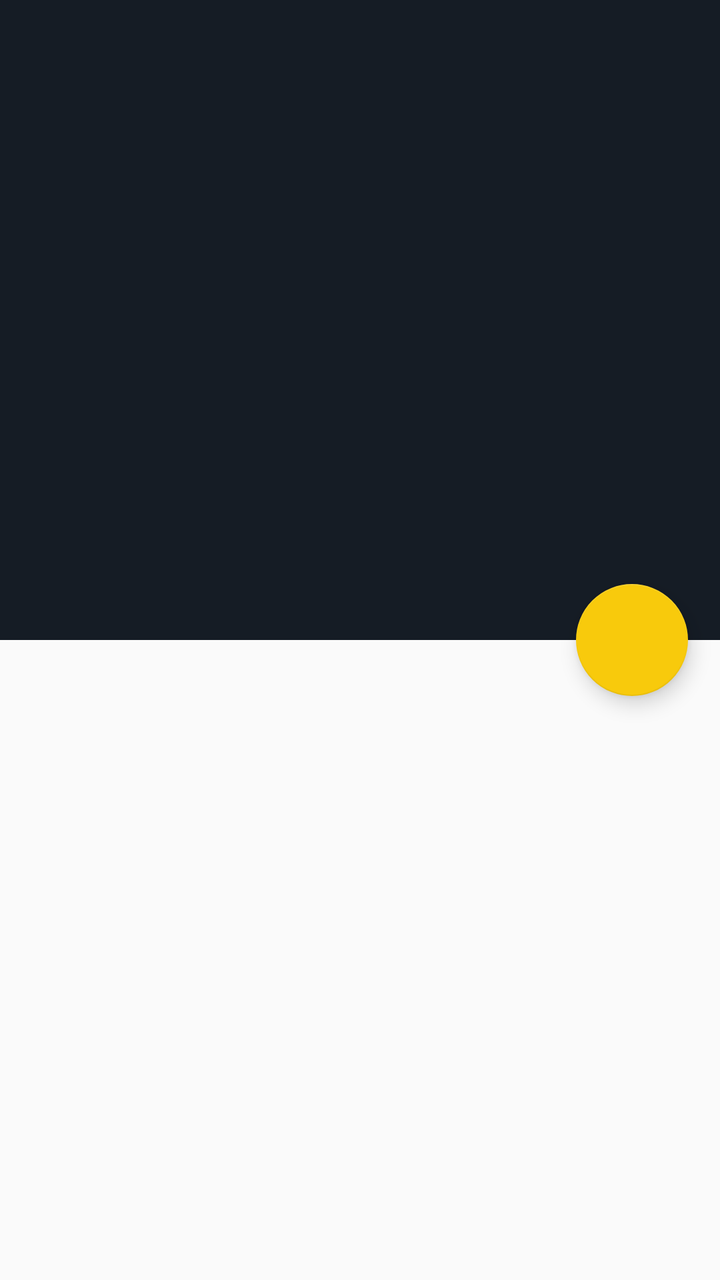
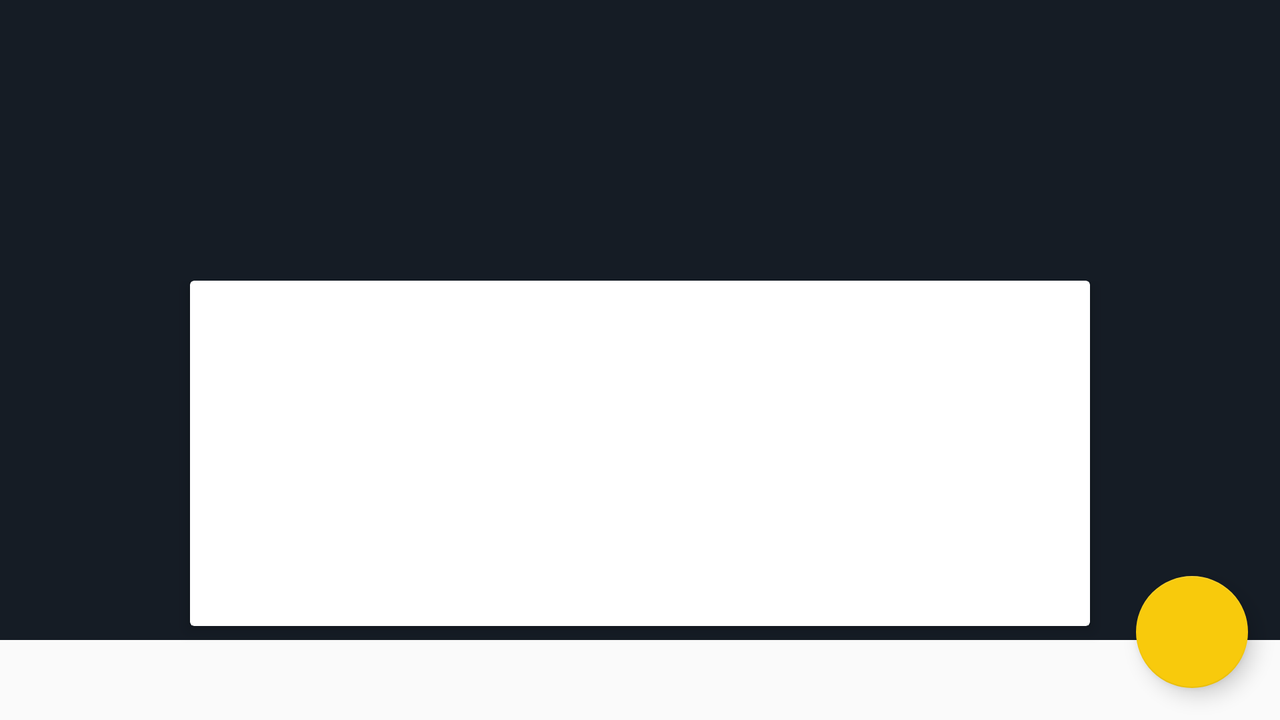

The same Android screen from two of the app's own layout files: first res/layout/ as a phone draws it, then the repository's variant for another configuration, drawn on a device whose configuration selects that folder. Both files follow.
<!-- AndroidManifest.xml: activity theme AppTheme -->
<!-- res/layout/fragment_article_detail.xml -->
<android.support.design.widget.CoordinatorLayout
    xmlns:android="http://schemas.android.com/apk/res/android"
    xmlns:app="http://schemas.android.com/apk/res-auto"
    xmlns:tools="http://schemas.android.com/tools"
    android:id="@+id/draw_insets_frame_layout"

    android:layout_width="match_parent"
    android:layout_height="match_parent"
    >

    <android.support.design.widget.AppBarLayout
        android:id="@+id/appbar"
        android:layout_width="match_parent"
        android:layout_height="@dimen/detail_appbar_height"
        android:theme="@style/AppTheme.AppBarOverlay"
        >

        <android.support.design.widget.CollapsingToolbarLayout
            android:id="@+id/toolbar"
            android:layout_width="match_parent"
            android:layout_height="match_parent"
            app:expandedTitleMarginEnd="64dp"
            app:expandedTitleMarginStart="48dp"
            app:layout_scrollFlags="scroll|exitUntilCollapsed">

            <FrameLayout
                android:id="@+id/photo_container"
                android:layout_width="match_parent"
                android:layout_height="match_parent"
                app:layout_collapseMode="parallax"
                app:layout_scrollFlags="scroll|enterAlways|enterAlwaysCollapsed"
                >

                <ImageView
                    android:id="@+id/thumbnail"
                    android:layout_width="match_parent"
                    android:layout_height="match_parent"
                    android:scaleType="centerCrop"
                    android:fitsSystemWindows="true"
                    android:contentDescription="@string/thumbnail_image_of_article" />

                <View
                    android:layout_width="match_parent"
                    android:layout_height="match_parent"
                    android:background="@drawable/photo_background_protection" />

                <LinearLayout
                    android:id="@+id/infoLayout"
                    android:layout_width="match_parent"
                    android:layout_height="wrap_content"
                    android:layout_gravity="bottom"
                    android:orientation="vertical"
                    android:paddingLeft="@dimen/detail_inner_horiz_margin"
                    android:paddingRight="@dimen/detail_inner_horiz_margin"
                    android:paddingTop="@dimen/detail_metabar_vert_padding"
                    android:padding="@dimen/detail_metabar_vert_padding"
                    android:layout_marginBottom="@dimen/detail_metabar_vert_padding">

                    <TextView
                        android:id="@+id/artTitle"
                        style="?android:attr/textAppearanceLarge"
                        android:layout_width="match_parent"
                        android:layout_height="wrap_content"
                        android:paddingBottom="@dimen/detail_metabar_title_bottom_padding"
                        android:textColor="@color/light_textColor"
                        android:textStyle="bold"
                        android:lineSpacingMultiplier="0.9"
                        />

                    <TextView
                        android:id="@+id/artByline"
                        style="?android:attr/textAppearanceSmall"
                        android:layout_width="wrap_content"
                        android:layout_height="wrap_content"
                        android:textColor="@color/light_textColor" />
                </LinearLayout>

            </FrameLayout>

            <android.support.v7.widget.Toolbar
                android:id="@+id/detail_toolbar"
                android:layout_width="match_parent"
                android:layout_marginTop="12dp"
                android:layout_height="?attr/actionBarSize"
                app:popupTheme="@style/AppTheme.PopupOverlay"
                app:layout_scrollFlags="scroll|enterAlways"
                app:layout_collapseMode="pin"/>

        </android.support.design.widget.CollapsingToolbarLayout>
    </android.support.design.widget.AppBarLayout>

    <android.support.v4.widget.NestedScrollView
        android:id="@+id/scrollView"
        android:layout_width="match_parent"
        android:layout_height="match_parent"
        app:layout_behavior="@string/appbar_scrolling_view_behavior">

        <LinearLayout
            android:id="@+id/details_text_container"
            android:layout_width="match_parent"
            android:layout_height="wrap_content"
            android:orientation="vertical"
            android:transitionGroup="true"
            tools:targetApi="lollipop">

            <TextView
                android:id="@+id/artBody"
                style="?android:attr/textAppearanceMedium"
                android:textColor="@color/dark_textColor"
                android:layout_width="match_parent"
                android:layout_height="wrap_content"
                android:layout_marginLeft="@dimen/activity_horizontal_margin"
                android:layout_marginRight="@dimen/activity_horizontal_margin"
                android:layout_marginBottom="@dimen/activity_vertical_margin"
                android:layout_marginTop="@dimen/activity_vertical_margin"
                android:paddingTop="@dimen/activity_vertical_margin"
                android:autoLink="web"
                android:linksClickable="true"
                android:lineSpacingMultiplier="@fraction/detail_body_line_spacing_multiplier" />
        </LinearLayout>

    </android.support.v4.widget.NestedScrollView>

    <android.support.design.widget.FloatingActionButton
        android:id="@+id/share_fab"
        android:layout_width="wrap_content"
        android:layout_height="wrap_content"
        android:layout_margin="@dimen/fab_margin"
        app:fabSize="normal"
        android:src="@drawable/ic_share"
        android:contentDescription="@string/action_share"
        android:clickable="true"
        app:elevation="@dimen/fab_elevation"
        app:layout_anchor="@id/appbar"
        app:layout_anchorGravity="bottom|end"
        app:pressedTranslationZ="@dimen/fab_press_translation_z"
        android:focusable="true" />

</android.support.design.widget.CoordinatorLayout>
<!-- resources referenced by this layout -->
<resources>
  <color name="dark_textColor">#424242</color>
  <color name="light_textColor">#eeeeee</color>
  <dimen name="activity_horizontal_margin">16dp</dimen>
  <dimen name="activity_vertical_margin">16dp</dimen>
  <dimen name="detail_appbar_height">320dp</dimen>
  <dimen name="detail_inner_horiz_margin">16dp</dimen>
  <dimen name="detail_metabar_title_bottom_padding">4dp</dimen>
  <dimen name="detail_metabar_vert_padding">16dp</dimen>
  <dimen name="fab_elevation">6dp</dimen>
  <dimen name="fab_margin">16dp</dimen>
  <dimen name="fab_press_translation_z">6dp</dimen>
  <string name="action_share">Share</string>
  <string name="thumbnail_image_of_article">Thumbnail Image of Article</string>
  <style name="AppTheme.AppBarOverlay" parent="ThemeOverlay.AppCompat.Dark.ActionBar" />
  <style name="AppTheme.PopupOverlay" parent="ThemeOverlay.AppCompat.Light" />
  <style name="AppTheme" parent="@style/Theme.AppCompat.Light.NoActionBar">
          <item name="colorPrimary">@color/color_primary</item>
          <item name="colorPrimaryDark">@color/color_primary_dark</item>
          <item name="colorAccent">@color/color_accent</item>
      </style>
  <color name="color_primary">#151c25</color>
  <color name="color_primary_dark">#000000</color>
  <color name="color_accent">#f8ca0c</color>
</resources>
<!-- res/layout-land/fragment_article_detail.xml (the repository's variant of the layout above) -->
<!-- drawn on the phone turned sideways -->
<?xml version="1.0" encoding="utf-8"?>
<android.support.design.widget.CoordinatorLayout xmlns:android="http://schemas.android.com/apk/res/android"
    xmlns:app="http://schemas.android.com/apk/res-auto"
    xmlns:tools="http://schemas.android.com/tools"
    android:id="@+id/draw_insets_frame_layout"
    android:layout_width="match_parent"
    android:layout_height="match_parent"
    android:fitsSystemWindows="true">

    <android.support.design.widget.AppBarLayout
        android:id="@+id/parallax_bar"
        android:layout_width="match_parent"
        android:layout_height="@dimen/detail_appbar_height"
        android:fitsSystemWindows="true"
        android:theme="@style/AppTheme.AppBarOverlay"
        tools:ignore="InconsistentLayout">

        <android.support.design.widget.CollapsingToolbarLayout
            android:id="@+id/toolbar"
            android:layout_width="match_parent"
            android:layout_height="match_parent"
            android:fitsSystemWindows="true"
            app:expandedTitleMarginEnd="64dp"
            app:expandedTitleMarginStart="48dp"
            app:layout_scrollFlags="scroll|exitUntilCollapsed">

            <FrameLayout
                android:id="@+id/photo_container"
                android:layout_width="match_parent"
                android:layout_height="match_parent"
                app:layout_collapseMode="parallax"
                app:layout_scrollFlags="scroll|enterAlways|enterAlwaysCollapsed">

                <ImageView
                    android:id="@+id/thumbnail"
                    android:layout_width="match_parent"
                    android:layout_height="match_parent"
                    android:contentDescription="@string/thumbnail_image_of_article"
                    android:fitsSystemWindows="true"
                    android:scaleType="centerCrop"
                    app:layout_collapseMode="parallax" />


                <View
                    android:layout_width="match_parent"
                    android:layout_height="match_parent"
                    android:background="@drawable/photo_background_protection" />

            </FrameLayout>

            <android.support.v7.widget.Toolbar
                android:id="@+id/detail_toolbar"
                android:layout_width="match_parent"
                android:layout_height="?attr/actionBarSize"
                android:layout_marginTop="12dp"

                app:layout_collapseMode="pin"
                app:layout_scrollFlags="scroll|enterAlways"
                app:popupTheme="@style/AppTheme.PopupOverlay" />

        </android.support.design.widget.CollapsingToolbarLayout>
    </android.support.design.widget.AppBarLayout>

    <android.support.v4.widget.NestedScrollView
        android:id="@+id/scrollView"
        android:layout_width="match_parent"
        android:layout_height="match_parent"
        android:layout_marginTop="@dimen/detail_scroll_top_margin"
        app:layout_behavior="@string/appbar_scrolling_view_behavior">

        <android.support.v7.widget.CardView
            android:layout_width="@dimen/detail_card_width"
            android:layout_height="wrap_content"
            android:layout_gravity="center_horizontal"
            app:cardElevation="@dimen/card_elevation">

            <LinearLayout
                android:layout_width="match_parent"
                android:layout_height="wrap_content"
                android:orientation="vertical">

                <LinearLayout
                    android:id="@+id/infoLayout"
                    android:layout_width="match_parent"
                    android:layout_height="wrap_content"
                    android:layout_gravity="bottom"
                    android:layout_marginBottom="@dimen/detail_metabar_vert_padding"
                    android:orientation="vertical"
                    android:padding="@dimen/detail_metabar_vert_padding"
                    android:paddingLeft="@dimen/detail_inner_horiz_margin"
                    android:paddingTop="@dimen/detail_metabar_vert_padding"
                    android:paddingRight="@dimen/detail_inner_horiz_margin">

                    <TextView
                        android:id="@+id/artTitle"
                        style="?android:attr/textAppearanceLarge"
                        android:layout_width="match_parent"
                        android:layout_height="wrap_content"
                        android:lineSpacingMultiplier="0.9"
                        android:paddingBottom="@dimen/detail_metabar_title_bottom_padding"
                        android:textColor="@color/light_textColor"
                        android:textStyle="bold" />

                    <TextView
                        android:id="@+id/artByline"
                        style="?android:attr/textAppearanceSmall"
                        android:layout_width="wrap_content"
                        android:layout_height="wrap_content"
                        android:textColor="@color/light_textColor" />
                </LinearLayout>

                <TextView
                    android:id="@+id/artBody"
                    style="?android:attr/textAppearanceMedium"
                    android:layout_width="match_parent"
                    android:layout_height="wrap_content"
                    android:layout_marginLeft="@dimen/activity_horizontal_margin"
                    android:layout_marginTop="@dimen/activity_vertical_margin"
                    android:layout_marginRight="@dimen/activity_horizontal_margin"
                    android:layout_marginBottom="@dimen/activity_vertical_margin"
                    android:autoLink="web"
                    android:lineSpacingMultiplier="@fraction/detail_body_line_spacing_multiplier"
                    android:linksClickable="true"
                    android:paddingTop="@dimen/activity_vertical_margin"
                    android:textColor="@color/light_textColor" />
            </LinearLayout>
        </android.support.v7.widget.CardView>

    </android.support.v4.widget.NestedScrollView>

    <android.support.design.widget.FloatingActionButton
        android:id="@+id/share_fab"
        android:layout_width="wrap_content"
        android:layout_height="wrap_content"
        android:layout_margin="@dimen/fab_margin"
        android:clickable="true"
        android:contentDescription="@string/action_share"
        android:focusable="true"
        android:src="@drawable/ic_share"
        app:elevation="@dimen/fab_elevation"
        app:fabSize="normal"
        app:layout_anchor="@id/parallax_bar"
        app:layout_anchorGravity="bottom|end"
        app:pressedTranslationZ="@dimen/fab_press_translation_z" />

</android.support.design.widget.CoordinatorLayout>
<!-- resources referenced by the variant -->
<!-- as the phone turned sideways resolves them -->
<resources>
  <color name="light_textColor">#eeeeee</color>
  <dimen name="activity_horizontal_margin">16dp</dimen>
  <dimen name="activity_vertical_margin">16dp</dimen>
  <!-- from res/values-land/ -->
  <dimen name="card_elevation" tools:ignore="MissingDefaultResource">4dp</dimen>
  <dimen name="detail_appbar_height">320dp</dimen>
  <!-- from res/values-land/ -->
  <dimen name="detail_card_width" tools:ignore="MissingDefaultResource">450dp</dimen>
  <!-- from res/values-land/ -->
  <dimen name="detail_inner_horiz_margin">112dp</dimen>
  <dimen name="detail_metabar_title_bottom_padding">4dp</dimen>
  <dimen name="detail_metabar_vert_padding">16dp</dimen>
  <!-- from res/values-land/ -->
  <dimen name="detail_scroll_top_margin" tools:ignore="MissingDefaultResource">-180dp</dimen>
  <dimen name="fab_elevation">6dp</dimen>
  <dimen name="fab_margin">16dp</dimen>
  <dimen name="fab_press_translation_z">6dp</dimen>
  <string name="action_share">Share</string>
  <string name="thumbnail_image_of_article">Thumbnail Image of Article</string>
  <style name="AppTheme.AppBarOverlay" parent="ThemeOverlay.AppCompat.Dark.ActionBar" />
  <style name="AppTheme.PopupOverlay" parent="ThemeOverlay.AppCompat.Light" />
  <style name="AppTheme" parent="@style/Theme.AppCompat.Light.NoActionBar">
          <item name="colorPrimary">@color/color_primary</item>
          <item name="colorPrimaryDark">@color/color_primary_dark</item>
          <item name="colorAccent">@color/color_accent</item>
      </style>
  <color name="color_primary">#151c25</color>
  <color name="color_primary_dark">#000000</color>
  <color name="color_accent">#f8ca0c</color>
</resources>
